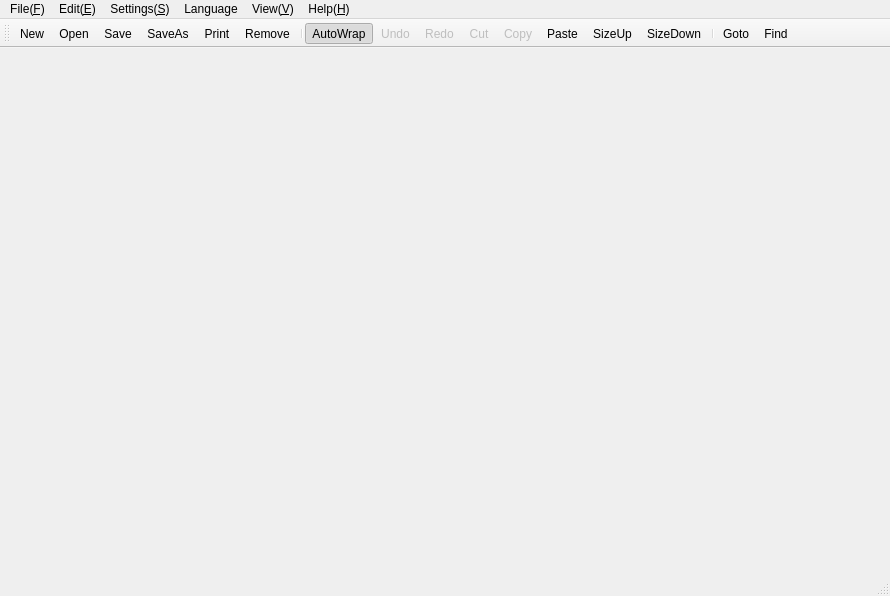
<?xml version="1.0" encoding="UTF-8"?>
<ui version="4.0">
 <class>MainWindow</class>
 <widget class="QMainWindow" name="MainWindow">
  <property name="geometry">
   <rect>
    <x>0</x>
    <y>0</y>
    <width>890</width>
    <height>596</height>
   </rect>
  </property>
  <property name="windowTitle">
   <string>EasyCode</string>
  </property>
  <property name="locale">
   <locale language="English" country="UnitedStates"/>
  </property>
  <widget class="QWidget" name="centralWidget">
   <layout class="QVBoxLayout" name="verticalLayout">
    <property name="spacing">
     <number>0</number>
    </property>
    <property name="leftMargin">
     <number>0</number>
    </property>
    <property name="topMargin">
     <number>0</number>
    </property>
    <property name="rightMargin">
     <number>0</number>
    </property>
    <property name="bottomMargin">
     <number>0</number>
    </property>
   </layout>
  </widget>
  <widget class="QMenuBar" name="menuBar">
   <property name="geometry">
    <rect>
     <x>0</x>
     <y>0</y>
     <width>890</width>
     <height>26</height>
    </rect>
   </property>
   <widget class="QMenu" name="fileMenu">
    <property name="title">
     <string>File(&amp;F)</string>
    </property>
    <addaction name="actionNew"/>
    <addaction name="actionOpen"/>
    <addaction name="actionSave"/>
    <addaction name="actionSaveAs"/>
    <addaction name="separator"/>
    <addaction name="actionRename"/>
    <addaction name="actionRemove"/>
    <addaction name="actionPrint"/>
    <addaction name="separator"/>
    <addaction name="actionExit"/>
   </widget>
   <widget class="QMenu" name="editMenu">
    <property name="title">
     <string>Edit(&amp;E)</string>
    </property>
    <addaction name="actionUndo"/>
    <addaction name="actionRedo"/>
    <addaction name="separator"/>
    <addaction name="actionCut"/>
    <addaction name="actionCopy"/>
    <addaction name="actionPaste"/>
    <addaction name="actionFoldAll"/>
    <addaction name="actionSellctAll"/>
    <addaction name="separator"/>
    <addaction name="actionFind"/>
    <addaction name="actionGoto"/>
   </widget>
   <widget class="QMenu" name="settingsMenu">
    <property name="title">
     <string>Settings(&amp;S)</string>
    </property>
    <widget class="QMenu" name="menuLangueage">
     <property name="title">
      <string>Langueage</string>
     </property>
     <addaction name="actionChinese"/>
     <addaction name="actionEnglish"/>
    </widget>
    <addaction name="actionAutoWrap"/>
    <addaction name="actionFont"/>
    <addaction name="menuLangueage"/>
   </widget>
   <widget class="QMenu" name="viewMenu">
    <property name="title">
     <string>View(&amp;V)</string>
    </property>
    <addaction name="actionToolBar"/>
    <addaction name="actionStatusBar"/>
   </widget>
   <widget class="QMenu" name="helpMenu">
    <property name="title">
     <string>Help(&amp;H)</string>
    </property>
    <addaction name="actionUser"/>
    <addaction name="actionAbout"/>
   </widget>
   <widget class="QMenu" name="menuLanguage">
    <property name="title">
     <string>Language</string>
    </property>
    <addaction name="actionCPP"/>
    <addaction name="actionJava"/>
    <addaction name="actionCSharp"/>
    <addaction name="actionPython"/>
   </widget>
   <addaction name="fileMenu"/>
   <addaction name="editMenu"/>
   <addaction name="settingsMenu"/>
   <addaction name="menuLanguage"/>
   <addaction name="viewMenu"/>
   <addaction name="helpMenu"/>
  </widget>
  <widget class="QToolBar" name="mainToolBar">
   <attribute name="toolBarArea">
    <enum>TopToolBarArea</enum>
   </attribute>
   <attribute name="toolBarBreak">
    <bool>false</bool>
   </attribute>
   <addaction name="actionNew"/>
   <addaction name="actionOpen"/>
   <addaction name="actionSave"/>
   <addaction name="actionSaveAs"/>
   <addaction name="actionPrint"/>
   <addaction name="actionRemove"/>
   <addaction name="separator"/>
   <addaction name="actionAutoWrap"/>
   <addaction name="actionUndo"/>
   <addaction name="actionRedo"/>
   <addaction name="actionCut"/>
   <addaction name="actionCopy"/>
   <addaction name="actionPaste"/>
   <addaction name="actionSizeUp"/>
   <addaction name="actionSizeDown"/>
   <addaction name="separator"/>
   <addaction name="actionGoto"/>
   <addaction name="actionFind"/>
  </widget>
  <widget class="QStatusBar" name="statusBar">
   <property name="enabled">
    <bool>true</bool>
   </property>
  </widget>
  <action name="actionNew">
   <property name="icon">
    <iconset resource="res.qrc">
     <normaloff>:/Res/Icon/new.png</normaloff>:/Res/Icon/new.png</iconset>
   </property>
   <property name="text">
    <string>New</string>
   </property>
   <property name="toolTip">
    <string>New</string>
   </property>
   <property name="shortcut">
    <string>Ctrl+N</string>
   </property>
   <property name="menuRole">
    <enum>QAction::TextHeuristicRole</enum>
   </property>
   <property name="iconVisibleInMenu">
    <bool>false</bool>
   </property>
  </action>
  <action name="actionOpen">
   <property name="icon">
    <iconset resource="res.qrc">
     <normaloff>:/Res/Icon/open.png</normaloff>:/Res/Icon/open.png</iconset>
   </property>
   <property name="text">
    <string>Open</string>
   </property>
   <property name="toolTip">
    <string>Open</string>
   </property>
   <property name="shortcut">
    <string>Ctrl+O</string>
   </property>
   <property name="menuRole">
    <enum>QAction::PreferencesRole</enum>
   </property>
   <property name="iconVisibleInMenu">
    <bool>false</bool>
   </property>
  </action>
  <action name="actionSave">
   <property name="icon">
    <iconset resource="res.qrc">
     <normaloff>:/Res/Icon/save.png</normaloff>:/Res/Icon/save.png</iconset>
   </property>
   <property name="text">
    <string>Save</string>
   </property>
   <property name="toolTip">
    <string>Save</string>
   </property>
   <property name="shortcut">
    <string>Ctrl+S</string>
   </property>
   <property name="iconVisibleInMenu">
    <bool>false</bool>
   </property>
  </action>
  <action name="actionSaveAs">
   <property name="icon">
    <iconset resource="res.qrc">
     <normaloff>:/Res/Icon/save_as.png</normaloff>:/Res/Icon/save_as.png</iconset>
   </property>
   <property name="text">
    <string>SaveAs</string>
   </property>
   <property name="toolTip">
    <string>SaveAs</string>
   </property>
   <property name="shortcut">
    <string>Ctrl+A</string>
   </property>
   <property name="iconVisibleInMenu">
    <bool>false</bool>
   </property>
  </action>
  <action name="actionRename">
   <property name="text">
    <string>Rename</string>
   </property>
   <property name="toolTip">
    <string>Rename</string>
   </property>
   <property name="iconVisibleInMenu">
    <bool>false</bool>
   </property>
  </action>
  <action name="actionRemove">
   <property name="icon">
    <iconset resource="res.qrc">
     <normaloff>:/Res/Icon/delete.png</normaloff>:/Res/Icon/delete.png</iconset>
   </property>
   <property name="text">
    <string>Remove</string>
   </property>
   <property name="toolTip">
    <string>Remove</string>
   </property>
   <property name="iconVisibleInMenu">
    <bool>false</bool>
   </property>
  </action>
  <action name="actionPrint">
   <property name="icon">
    <iconset resource="res.qrc">
     <normaloff>:/Res/Icon/print.png</normaloff>:/Res/Icon/print.png</iconset>
   </property>
   <property name="text">
    <string>Print</string>
   </property>
   <property name="toolTip">
    <string>Print</string>
   </property>
   <property name="iconVisibleInMenu">
    <bool>false</bool>
   </property>
  </action>
  <action name="actionExit">
   <property name="text">
    <string>Exit</string>
   </property>
   <property name="toolTip">
    <string>Exit</string>
   </property>
   <property name="iconVisibleInMenu">
    <bool>false</bool>
   </property>
  </action>
  <action name="actionUndo">
   <property name="enabled">
    <bool>false</bool>
   </property>
   <property name="icon">
    <iconset resource="res.qrc">
     <normaloff>:/Res/Icon/undo.png</normaloff>:/Res/Icon/undo.png</iconset>
   </property>
   <property name="text">
    <string>Undo</string>
   </property>
   <property name="toolTip">
    <string>Undo</string>
   </property>
   <property name="shortcut">
    <string>Ctrl+Z</string>
   </property>
   <property name="iconVisibleInMenu">
    <bool>false</bool>
   </property>
  </action>
  <action name="actionRedo">
   <property name="enabled">
    <bool>false</bool>
   </property>
   <property name="icon">
    <iconset resource="res.qrc">
     <normaloff>:/Res/Icon/redo.png</normaloff>:/Res/Icon/redo.png</iconset>
   </property>
   <property name="text">
    <string>Redo</string>
   </property>
   <property name="toolTip">
    <string>Redo</string>
   </property>
   <property name="shortcut">
    <string>Ctrl+Q</string>
   </property>
   <property name="iconVisibleInMenu">
    <bool>false</bool>
   </property>
  </action>
  <action name="actionCut">
   <property name="enabled">
    <bool>false</bool>
   </property>
   <property name="icon">
    <iconset resource="res.qrc">
     <normaloff>:/Res/Icon/cut.png</normaloff>:/Res/Icon/cut.png</iconset>
   </property>
   <property name="text">
    <string>Cut</string>
   </property>
   <property name="toolTip">
    <string>Cut</string>
   </property>
   <property name="shortcut">
    <string>Ctrl+X</string>
   </property>
   <property name="iconVisibleInMenu">
    <bool>false</bool>
   </property>
  </action>
  <action name="actionCopy">
   <property name="enabled">
    <bool>false</bool>
   </property>
   <property name="icon">
    <iconset resource="res.qrc">
     <normaloff>:/Res/Icon/copy.png</normaloff>:/Res/Icon/copy.png</iconset>
   </property>
   <property name="text">
    <string>Copy</string>
   </property>
   <property name="toolTip">
    <string>Copy</string>
   </property>
   <property name="shortcut">
    <string>Ctrl+C</string>
   </property>
   <property name="iconVisibleInMenu">
    <bool>false</bool>
   </property>
  </action>
  <action name="actionPaste">
   <property name="icon">
    <iconset resource="res.qrc">
     <normaloff>:/Res/Icon/paste.png</normaloff>:/Res/Icon/paste.png</iconset>
   </property>
   <property name="text">
    <string>Paste</string>
   </property>
   <property name="toolTip">
    <string>Paste</string>
   </property>
   <property name="shortcut">
    <string>Ctrl+V</string>
   </property>
   <property name="iconVisibleInMenu">
    <bool>false</bool>
   </property>
  </action>
  <action name="actionSellctAll">
   <property name="text">
    <string>SellctAll</string>
   </property>
   <property name="toolTip">
    <string>SellctAll</string>
   </property>
   <property name="shortcut">
    <string>Ctrl+A</string>
   </property>
   <property name="iconVisibleInMenu">
    <bool>false</bool>
   </property>
  </action>
  <action name="actionFind">
   <property name="icon">
    <iconset resource="res.qrc">
     <normaloff>:/Res/Icon/replace.png</normaloff>:/Res/Icon/replace.png</iconset>
   </property>
   <property name="text">
    <string>Find</string>
   </property>
   <property name="toolTip">
    <string>Find</string>
   </property>
   <property name="shortcut">
    <string>Ctrl+F</string>
   </property>
   <property name="iconVisibleInMenu">
    <bool>false</bool>
   </property>
  </action>
  <action name="actionGoto">
   <property name="icon">
    <iconset resource="res.qrc">
     <normaloff>:/Res/Icon/goto.png</normaloff>:/Res/Icon/goto.png</iconset>
   </property>
   <property name="text">
    <string>Goto</string>
   </property>
   <property name="toolTip">
    <string>Goto</string>
   </property>
   <property name="shortcut">
    <string>Ctrl+G</string>
   </property>
   <property name="iconVisibleInMenu">
    <bool>false</bool>
   </property>
  </action>
  <action name="actionAutoWrap">
   <property name="checkable">
    <bool>true</bool>
   </property>
   <property name="checked">
    <bool>true</bool>
   </property>
   <property name="icon">
    <iconset resource="res.qrc">
     <normaloff>:/Res/Icon/autowrap.png</normaloff>:/Res/Icon/autowrap.png</iconset>
   </property>
   <property name="text">
    <string>AutoWrap</string>
   </property>
   <property name="toolTip">
    <string>AutoWrap</string>
   </property>
   <property name="iconVisibleInMenu">
    <bool>false</bool>
   </property>
  </action>
  <action name="actionFont">
   <property name="text">
    <string>Font</string>
   </property>
   <property name="toolTip">
    <string>Font</string>
   </property>
   <property name="iconVisibleInMenu">
    <bool>false</bool>
   </property>
  </action>
  <action name="actionSizeUp">
   <property name="icon">
    <iconset resource="res.qrc">
     <normaloff>:/Res/Icon/fontsizeup.png</normaloff>:/Res/Icon/fontsizeup.png</iconset>
   </property>
   <property name="text">
    <string>SizeUp</string>
   </property>
   <property name="toolTip">
    <string>SizeUp</string>
   </property>
  </action>
  <action name="actionSizeDown">
   <property name="icon">
    <iconset resource="res.qrc">
     <normaloff>:/Res/Icon/fontsizedown.png</normaloff>:/Res/Icon/fontsizedown.png</iconset>
   </property>
   <property name="text">
    <string>SizeDown</string>
   </property>
   <property name="toolTip">
    <string>SizeDown</string>
   </property>
  </action>
  <action name="actionToolBar">
   <property name="checkable">
    <bool>true</bool>
   </property>
   <property name="checked">
    <bool>true</bool>
   </property>
   <property name="text">
    <string>ToolBar</string>
   </property>
   <property name="toolTip">
    <string>ToolBar</string>
   </property>
   <property name="iconVisibleInMenu">
    <bool>false</bool>
   </property>
  </action>
  <action name="actionStatusBar">
   <property name="checkable">
    <bool>true</bool>
   </property>
   <property name="checked">
    <bool>true</bool>
   </property>
   <property name="text">
    <string>StatusBar</string>
   </property>
   <property name="toolTip">
    <string>StatusBar</string>
   </property>
   <property name="iconVisibleInMenu">
    <bool>false</bool>
   </property>
  </action>
  <action name="actionUser">
   <property name="text">
    <string>UserManual</string>
   </property>
   <property name="toolTip">
    <string>UserManual</string>
   </property>
   <property name="shortcut">
    <string>Ctrl+U</string>
   </property>
   <property name="iconVisibleInMenu">
    <bool>false</bool>
   </property>
  </action>
  <action name="actionAbout">
   <property name="text">
    <string>About</string>
   </property>
   <property name="toolTip">
    <string>About</string>
   </property>
   <property name="iconVisibleInMenu">
    <bool>false</bool>
   </property>
  </action>
  <action name="actionChinese">
   <property name="enabled">
    <bool>true</bool>
   </property>
   <property name="text">
    <string>Chinese</string>
   </property>
  </action>
  <action name="actionEnglish">
   <property name="enabled">
    <bool>false</bool>
   </property>
   <property name="text">
    <string>English</string>
   </property>
  </action>
  <action name="actionFoldAll">
   <property name="text">
    <string>FoldAll</string>
   </property>
  </action>
  <action name="actionCPP">
   <property name="text">
    <string>CPP</string>
   </property>
  </action>
  <action name="actionJava">
   <property name="text">
    <string>Java</string>
   </property>
  </action>
  <action name="actionCSharp">
   <property name="text">
    <string>CSharp</string>
   </property>
  </action>
  <action name="actionPython">
   <property name="text">
    <string>Python</string>
   </property>
  </action>
 </widget>
 <layoutdefault spacing="6" margin="11"/>
 <resources>
  <include location="res.qrc"/>
 </resources>
 <connections/>
</ui>
